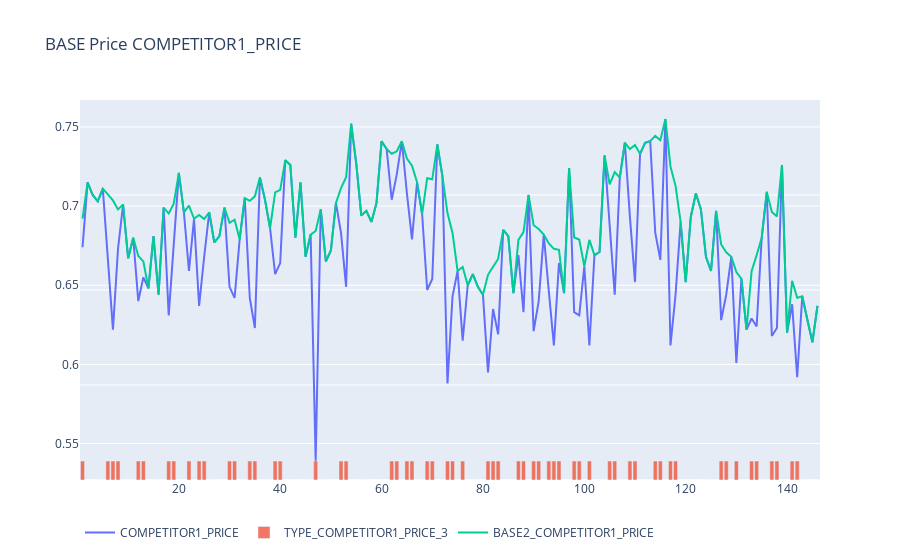

This figure's notebook cell:
### Code cell
for i in range(1,8):
    comp_disct("COMPETITOR" + str(i) +"_PRICE","TYPE_COMPETITOR" + str(i) +"_PRICE_3")

### Figure 1 — Plotly figure (JSON) as saved in the notebook; plotly's stock layout.template omitted (floating-point values rounded to 4 significant figures; data arrays with more than 128 entries replaced by an {"elided": "..."} marker saying what was removed)
{"data": [{"name": "COMPETITOR1_PRICE", "type": "scatter", "x": {"elided": "146 int values"}, "y": {"elided": "146 float values"}}, {"name": "TYPE_COMPETITOR1_PRICE_3", "opacity": 0.8, "type": "bar", "x": {"elided": "146 int values"}, "y": {"elided": "146 int values"}, "yaxis": "y3"}, {"name": "BASE2_COMPETITOR1_PRICE", "type": "scatter", "x": {"elided": "146 int values"}, "y": {"elided": "146 float values"}}], "layout": {"legend": {"orientation": "h"}, "title": {"text": "BASE Price COMPETITOR1_PRICE"}, "yaxis3": {"overlaying": "y", "range": [0, 20], "showticklabels": false, "side": "left"}}}
